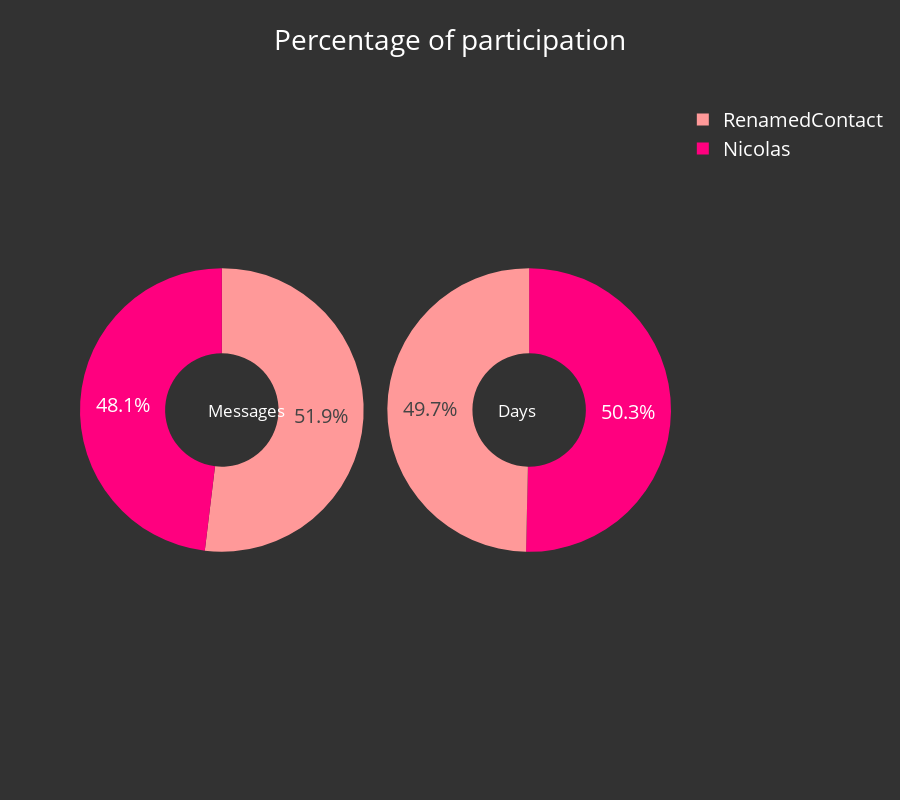

Notebook code cell kept with this figure:
### Code cell
iplot(wa.plot_overall_participition(nb_mode=True))

### Figure 1 — Plotly figure (JSON) as saved in the notebook; plotly's stock layout.template omitted (floating-point values rounded to 4 significant figures)
{"data": [{"domain": {"x": [0, 0.48]}, "hole": 0.4, "hoverinfo": "label+percent+name", "labels": ["Nicolas", "RenamedContact"], "marker": {"colors": ["rgba(255, 0, 127, 1)", "rgba(255, 153, 153, 1)"]}, "name": "Percentage of messages sent", "type": "pie", "uid": "03593fd5-c6b5-4b58-bdb8-522f270d9a6a", "values": [0.4808, 0.5192]}, {"domain": {"x": [0.52, 1]}, "hole": 0.4, "hoverinfo": "label+percent+name", "labels": ["Nicolas", "RenamedContact"], "marker": {"colors": ["rgba(255, 0, 127, 1)", "rgba(255, 153, 153, 1)"]}, "name": "Percentage of days of participation", "type": "pie", "uid": "a128dca0-89b3-47fa-b13c-6b6f6eb1389c", "values": [0.8229, 0.8114]}], "layout": {"annotations": [{"font": {"size": 17}, "showarrow": false, "text": "Messages", "x": 0.213, "y": 0.5}, {"font": {"size": 17}, "showarrow": false, "text": "Days", "x": 0.775, "y": 0.5}], "font": {"color": "white", "size": 20}, "height": 800, "paper_bgcolor": "rgba(50, 50, 50, 1)", "plot_bgcolor": "rgba(50, 50, 50, 1)", "title": "Percentage of participation", "xaxis": {"automargin": true, "showticklabels": true, "tickfont": {"color": "white", "size": 14}, "titlefont": {"color": "white", "size": 18}}, "yaxis": {"automargin": true, "showticklabels": true, "tickfont": {"color": "white", "size": 14}, "titlefont": {"color": "white", "size": 18}}}}
